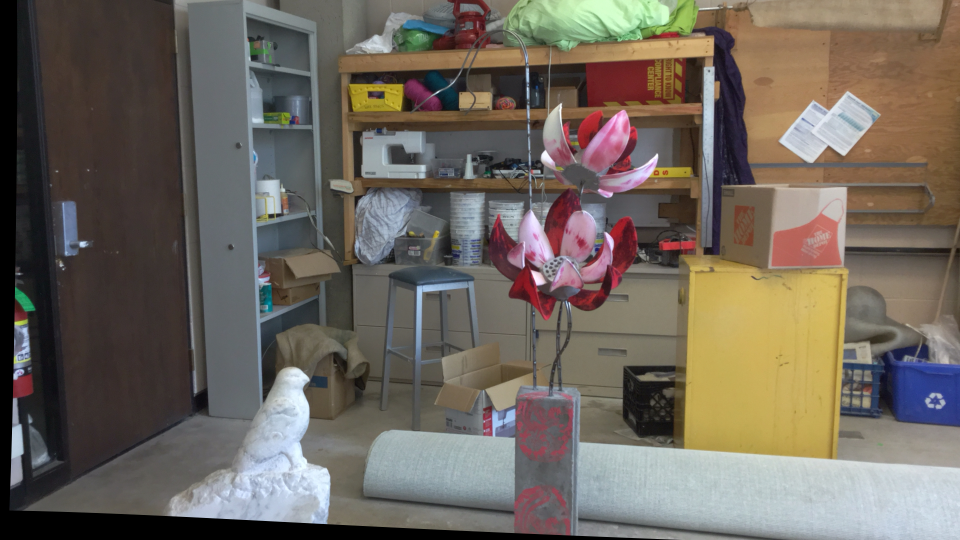
#> input picture Midterm/data/input/part_b/im0.png, 1920 x 1080 px, found by its file name (shown at 1/2 size)
$ python stereo.py   (older library calls are emulated)
#> lines starting #> are read from the running program, lines starting #| are printed output that depends on the picture; after the words box and inside, x2 and y2 are one past the last pixel; in counts of white or black regions, pixels touching at a corner belong together
import cv2
import numpy as np
import matplotlib.pyplot as plt
from mpl_toolkits.mplot3d import Axes3D

# Step 1: Load and resize images
def load_images(max_size=1000):
    """Load, resize, and validate stereo image pair."""
#> called with max_size = 1000
    paths = [
        r'D:\University\Computer_vision\CV\Computer_vision_assigment\Midterm\data\input\part_b\im0.png',  # Left image
        r'D:\University\Computer_vision\CV\Computer_vision_assigment\Midterm\data\input\part_b\im1.png'   # Right image
    ]
    images = []
    for path in paths:
        img = cv2.imread(path)
#> img is the input picture: shape (1080, 1920, 3); mean B, G, R 93.4, 102.6, 110.2
        if img is None:
            raise ValueError(f"Failed to load image: {path}")
        h, w = img.shape[:2]
#> h = 1080; w = 1920
        scale = min(max_size / w, max_size / h, 1.0)
#> scale = 0.521
        if scale < 1.0:
            img = cv2.resize(img, None, fx=scale, fy=scale, interpolation=cv2.INTER_AREA)
#> img: shape (562, 1000, 3)
        images.append(img)
#> pass 2 of the loop in load_images, `for path in paths:`:
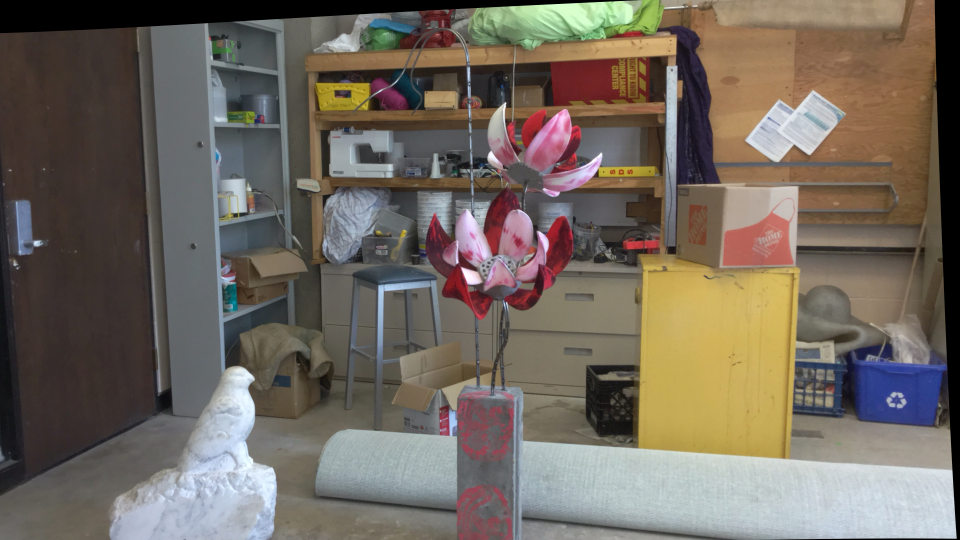
#> input picture Midterm/data/input/part_b/im1.png, 1920 x 1080 px, found by its file name (shown at 1/2 size)
#> in load_images, img is the input picture: shape (1080, 1920, 3); mean B, G, R 94.7, 104.8, 113.5
#> in load_images, `img = cv2.resize(img, None, fx=scale, fy=scale, interpolation=cv2.INTE..`:
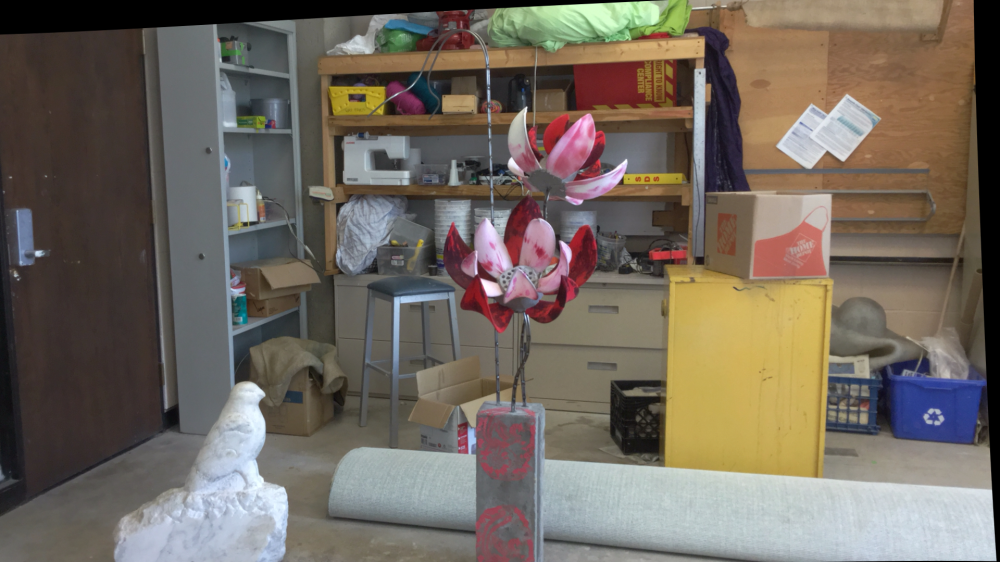
#> img: shape (562, 1000, 3); mean B, G, R 94.7, 104.8, 113.5
    gray_images = [cv2.cvtColor(img, cv2.COLOR_BGR2GRAY) for img in images]
#> gray_images = 2 items

    plt.figure(figsize=(12, 3))
    for i, img in enumerate(images, 1):
        plt.subplot(1, 2, i)
        plt.imshow(cv2.cvtColor(img, cv2.COLOR_BGR2RGB))
        plt.title(f'{"Left" if i==1 else "Right"} Image')
        plt.axis('off')
#> this loop made 2 passes
#> i on passes 1 to 2: 1, 2
    plt.suptitle('Stereo Image Pair')
    plt.tight_layout()
    plt.savefig('input_images.png')
    plt.show()

    return images, gray_images

# Step 2: Compute disparity map using StereoBM
def compute_disparity_map(gray_left, gray_right):
    """Compute disparity map using basic Block Matching (StereoBM)."""
    window_size = 15  # Must be odd
    min_disp = 0
    num_disp = 64  # Multiples of 16
    stereo = cv2.StereoBM_create(numDisparities=num_disp, blockSize=window_size)
    disparity = stereo.compute(gray_left, gray_right).astype(np.float32) / 16.0

    # Normalize for visualization
    disparity_vis = cv2.normalize(disparity, None, alpha=0, beta=255, norm_type=cv2.NORM_MINMAX, dtype=cv2.CV_8U)

    plt.figure(figsize=(12, 6))
    plt.imshow(disparity_vis, cmap='jet')
    plt.colorbar(label='Disparity')
    plt.title('Disparity Map (StereoBM)')
    plt.axis('off')
    plt.tight_layout()
    plt.savefig('disparity_map.png')
    plt.show()

    return disparity

# Step 3: Reconstruct 3D point cloud
def reconstruct_3d_point_cloud(disparity, focal_length=800, baseline=0.1):
    """Reconstruct 3D point cloud from disparity map."""
    h, w = disparity.shape
    Q = np.float32([
        [1, 0, 0, -w/2],
        [0, 1, 0, -h/2],
        [0, 0, 0, focal_length],
        [0, 0, -1/baseline, 0]
    ])

    points_3d = cv2.reprojectImageTo3D(disparity, Q)
    mask = (disparity > disparity.min()) & (np.abs(points_3d[:, :, 2]) < 10)
    points_3d = points_3d[mask]
    colors = cv2.cvtColor(images[0], cv2.COLOR_BGR2RGB)[mask]

    fig = plt.figure(figsize=(12, 6))
    ax = fig.add_subplot(111, projection='3d')
    ax.scatter(points_3d[:, 0], points_3d[:, 1], points_3d[:, 2], c=colors/255.0, s=1)
    ax.set_xlabel('X')
    ax.set_ylabel('Y')
    ax.set_zlabel('Z')
    ax.set_title('3D Point Cloud (Projected View)')
    plt.tight_layout()
    plt.savefig('point_cloud.png')
    plt.show()

    return points_3d

# Step 4: Estimate fundamental matrix and draw epipolar lines
def estimate_fundamental_matrix(gray_images):
    """Estimate fundamental matrix and visualize epipolar lines."""
    sift = cv2.SIFT_create(contrastThreshold=0.04, edgeThreshold=10)
    keypoints_list, descriptors_list = [], []
    for gray_img in gray_images:
        keypoints, descriptors = sift.detectAndCompute(gray_img, None)
        keypoints_list.append(keypoints)
        descriptors_list.append(descriptors)

    matcher = cv2.BFMatcher(cv2.NORM_L2, crossCheck=False)
    matches = matcher.knnMatch(descriptors_list[0], descriptors_list[1], k=2)
    good_matches = [m for m, n in matches if m.distance < 0.75 * n.distance]
    print(f"Fundamental Matrix: {len(good_matches)} good matches")

    pts1 = np.float32([keypoints_list[0][m.queryIdx].pt for m in good_matches])
    pts2 = np.float32([keypoints_list[1][m.trainIdx].pt for m in good_matches])

    F, mask = cv2.findFundamentalMat(pts1, pts2, cv2.FM_RANSAC, ransacReprojThreshold=3.0)
    inliers = np.sum(mask)
    print(f"Fundamental Matrix: {inliers} inliers out of {len(good_matches)} matches")

    inlier_matches = [m for i, m in enumerate(good_matches) if mask[i]]

    lines1 = cv2.computeCorrespondEpilines(pts2.reshape(-1, 1, 2), 2, F).reshape(-1, 3)
    lines2 = cv2.computeCorrespondEpilines(pts1.reshape(-1, 1, 2), 1, F).reshape(-1, 3)

    img1_lines = images[0].copy()
    img2_lines = images[1].copy()
    h, w = images[0].shape[:2]
    for i, (line1, line2) in enumerate(zip(lines1[:10], lines2[:10])):
        color = tuple(np.random.randint(0, 255, 3).tolist())
        x0, y0 = 0, int(-line1[2] / line1[1])
        x1, y1 = w, int(-(line1[2] + line1[0] * w) / line1[1])
        img1_lines = cv2.line(img1_lines, (x0, y0), (x1, y1), color, 1)
        x0, y0 = 0, int(-line2[2] / line2[1])
        x1, y1 = w, int(-(line2[2] + line2[0] * w) / line2[1])
        img2_lines = cv2.line(img2_lines, (x0, y0), (x1, y1), color, 1)

    plt.figure(figsize=(12, 3))
    plt.subplot(1, 2, 1)
    plt.imshow(cv2.cvtColor(img1_lines, cv2.COLOR_BGR2RGB))
    plt.title('Epipolar Lines on Left Image')
    plt.axis('off')
    plt.subplot(1, 2, 2)
    plt.imshow(cv2.cvtColor(img2_lines, cv2.COLOR_BGR2RGB))
    plt.title('Epipolar Lines on Right Image')
    plt.axis('off')
    plt.suptitle('Epipolar Lines')
    plt.tight_layout()
    plt.savefig('epipolar_lines.png')
    plt.show()

    return F

# Main execution
try:
    images, gray_images = load_images(max_size=1000)
#> images = 2 items; gray_images = 2 items
    disparity = compute_disparity_map(gray_images[0], gray_images[1])
    points_3d = reconstruct_3d_point_cloud(disparity)
#> in reconstruct_3d_point_cloud, `points_3d = cv2.reprojectImageTo3D(disparity, Q)`: points_3d: shape (562, 1000, 3) float32; 0.04% of the values are NaN or infinite; the others: min -142.2, max 80, mean 8.54
#> in reconstruct_3d_point_cloud, `mask = (disparity > disparity.min()) & (np.abs(points_3d[:, :, 2]) < 10)`:
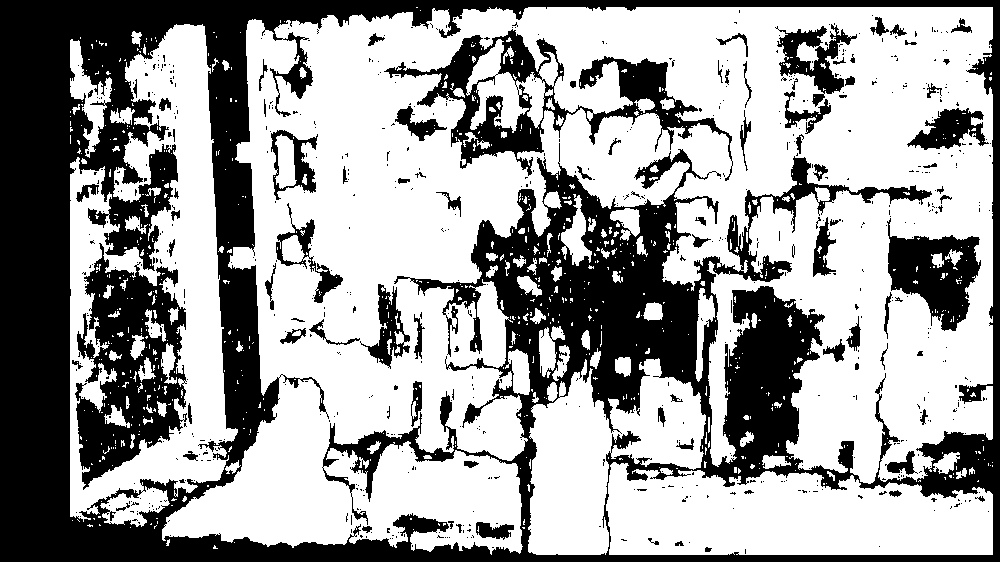
#> mask: shape (562, 1000) bool; 61.9% white; 720 black regions (632 under 20 px), largest, box (x1, y1, x2, y2) and area: (0, 0, 1000, 562) 164486, (75, 243, 187, 490) 14467, (384, 29, 733, 181) 11676
#> in reconstruct_3d_point_cloud, `plt.savefig('point_cloud.png')`:
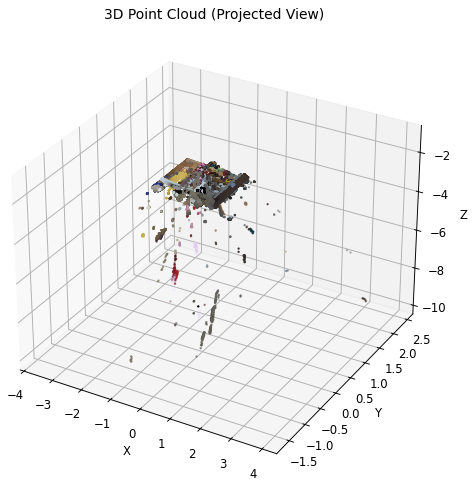
#> figure drawn by matplotlib, 1 panel
    F = estimate_fundamental_matrix(gray_images)
#> the loop in estimate_fundamental_matrix, `for gray_img in gray_images:` made 2 passes
#> in estimate_fundamental_matrix, `matches = matcher.knnMatch(descriptors_list[0], descriptors_list[1], k..`: matches = 1870 matches
#> in estimate_fundamental_matrix, `good_matches = [m for m, n in matches if m.distance < 0.75 * n.distance]`: good_matches = 881 matches
#| Fundamental Matrix: 881 good matches
#> in estimate_fundamental_matrix, `pts1 = np.float32([keypoints_list[0][m.queryIdx].pt for m in good_matc..`: pts1 = 881 pairs, first value 15.38 to 993.2, second value 8.33 to 553.3
#> in estimate_fundamental_matrix, `pts2 = np.float32([keypoints_list[1][m.trainIdx].pt for m in good_matc..`: pts2 = 881 pairs, first value 11.47 to 955.2, second value 7.36 to 532.1
#> in estimate_fundamental_matrix, `F, mask = cv2.findFundamentalMat(pts1, pts2, cv2.FM_RANSAC, ransacRepr..`: F = [[-5.53e-07, 5.41e-06, 0.12], [-1.86e-05, -6.96e-05, 1.76], [-0.12, -1.71, 1]]; mask = 881 values, max 1 at index 2, min 0 at index 0, mean 0.947
#> in estimate_fundamental_matrix, `inliers = np.sum(mask)`: inliers = 834
#| Fundamental Matrix: 834 inliers out of 881 matches
#> in estimate_fundamental_matrix, `inlier_matches = [m for i, m in enumerate(good_matches) if mask[i]]`: inlier_matches = 834 matches
#> in estimate_fundamental_matrix, `lines1 = cv2.computeCorrespondEpilines(pts2.reshape(-1, 1, 2), 2, F).r..`: lines1 = 881 rows, first 8: [-0.0709, -0.997, 90.4], [-0.0736, -0.997, 444.4], [-0.074, -0.997, 486.3], [-0.0724, -0.997, 281.2], [-0.0723, -0.997, 269.3], [-0.0723, -0.997, 276.4], [-0.0722, -0.997, 258.4], [-0.0723, -0.997, 269.4]
#> in estimate_fundamental_matrix, `lines2 = cv2.computeCorrespondEpilines(pts1.reshape(-1, 1, 2), 1, F).r..`: lines2 = 881 rows, first 8: [0.0707, 0.998, -412.1], [0.0711, 0.997, -489.5], [0.0711, 0.997, -479.1], [0.0698, 0.998, -274], [0.0698, 0.998, -262.4], [0.0698, 0.998, -269.2], [0.0697, 0.998, -251.5], [0.0698, 0.998, -262.3]
#> the loop in estimate_fundamental_matrix, `for i, (line1, line2) in enumerate(zip(lines1[:10], lines2[:10])):` made 10 passes
#> (line1, line2, color) on passes 1 to 9: ([-0.0709, -0.997, 90.4], [0.0707, 0.998, -412.1], (172, 47, 117)), ([-0.0736, -0.997, 444.4], [0.0711, 0.997, -489.5], (192, 67, 251)), ([-0.074, -0.997, 486.3], [0.0711, 0.997, -479.1], (195, 103, 9)), ([-0.0724, -0.997, 281.2], [0.0698, 0.998, -274], (211, 21, 242)), ([-0.0723, -0.997, 269.3], [0.0698, 0.998, -262.4], (36, 87, 70)), ([-0.0723, -0.997, 276.4], [0.0698, 0.998, -269.2], (216, 88, 140)), ([-0.0722, -0.997, 258.4], [0.0697, 0.998, -251.5], (58, 193, 230)), ([-0.0723, -0.997, 269.4], [0.0698, 0.998, -262.3], (39, 87, 174)), ([-0.0723, -0.997, 266.4], [0.0698, 0.998, -259.5], (88, 81, 165))
#> pass 1, in estimate_fundamental_matrix, `img1_lines = cv2.line(img1_lines, (x0, y0), (x1, y1), color, 1)`:
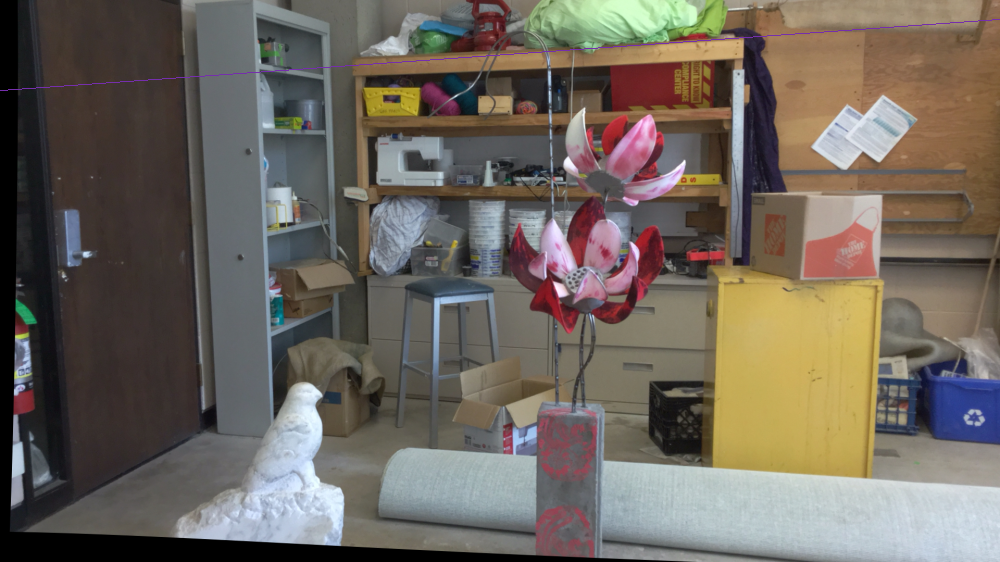
#> img1_lines: shape (562, 1000, 3); mean of channels 0, 1, 2 93.6, 102.6, 110.3; drawn as B, G, R
#> pass 1, in estimate_fundamental_matrix, `img2_lines = cv2.line(img2_lines, (x0, y0), (x1, y1), color, 1)`:
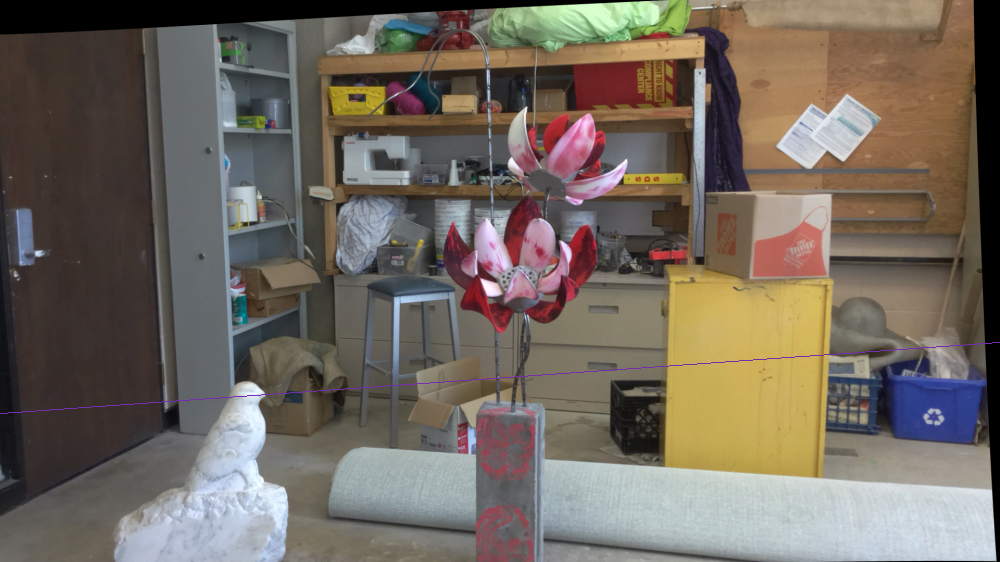
#> img2_lines: shape (562, 1000, 3); 0.18% of pixels changed, all inside (x1, y1, x2, y2) = (0, 342, 1000, 414); drawn as B, G, R
#> after the loop in estimate_fundamental_matrix, `for i, (line1, line2) in enumerate(zip(lines1[:10], lines2[:10])):`:
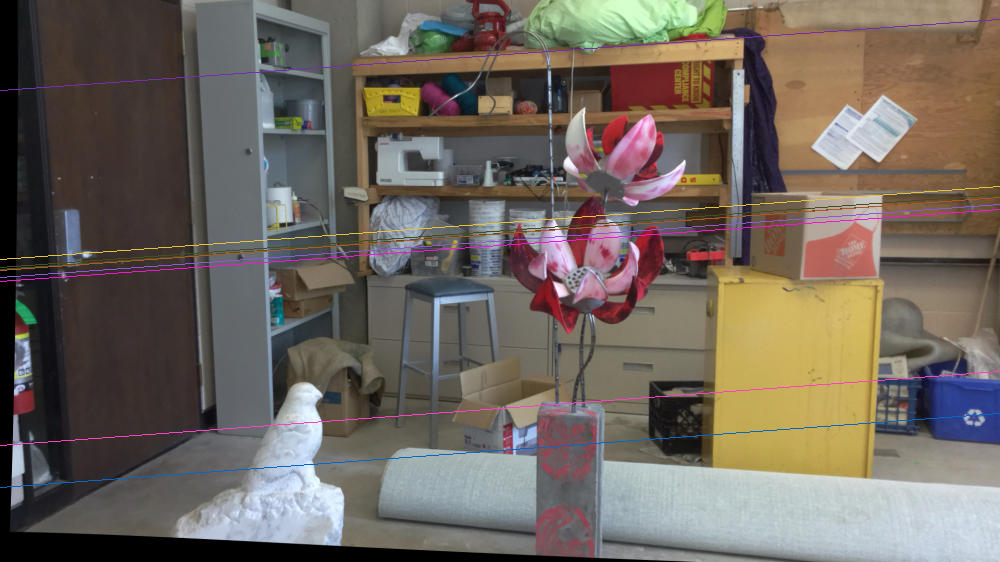
#> img1_lines: shape (562, 1000, 3); mean of channels 0, 1, 2 94.1, 102.5, 111; drawn as B, G, R
#> after the loop in estimate_fundamental_matrix, `for i, (line1, line2) in enumerate(zip(lines1[:10], lines2[:10])):`:
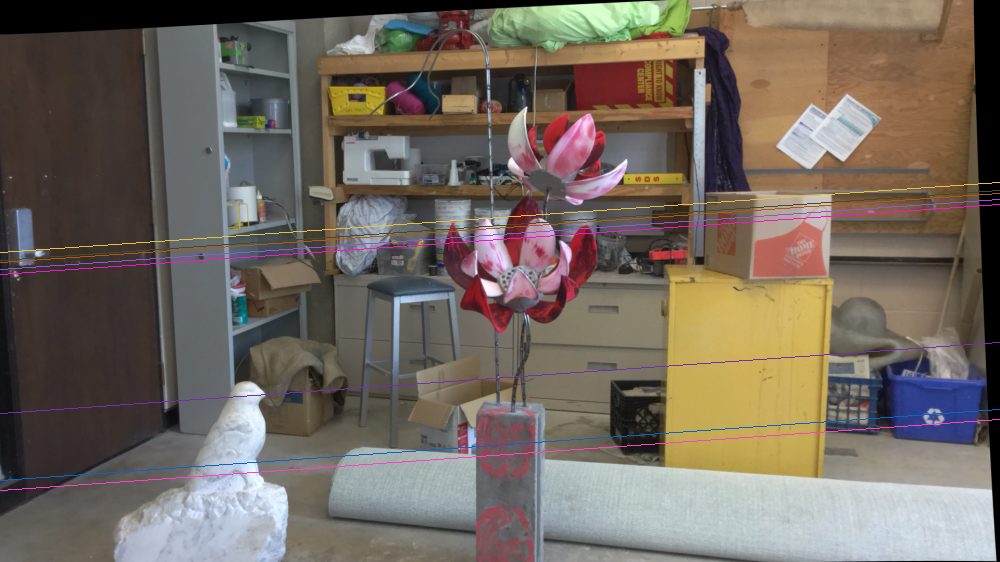
#> img2_lines: shape (562, 1000, 3); mean of channels 0, 1, 2 95.3, 104.5, 114.1; drawn as B, G, R
#> in estimate_fundamental_matrix, `plt.savefig('epipolar_lines.png')`:
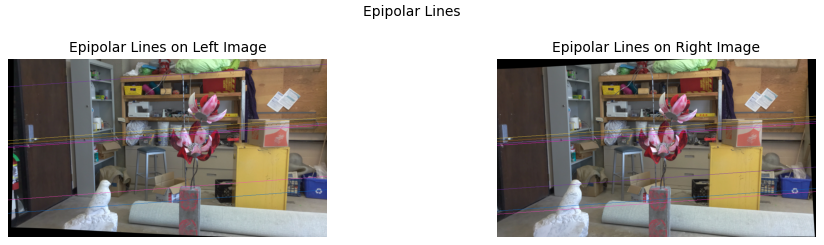
#> figure drawn by matplotlib, 2 panels
    print("All outputs generated successfully. Check saved PNG files for report.")
except Exception as e:
    print(f"Error: {str(e)}")
